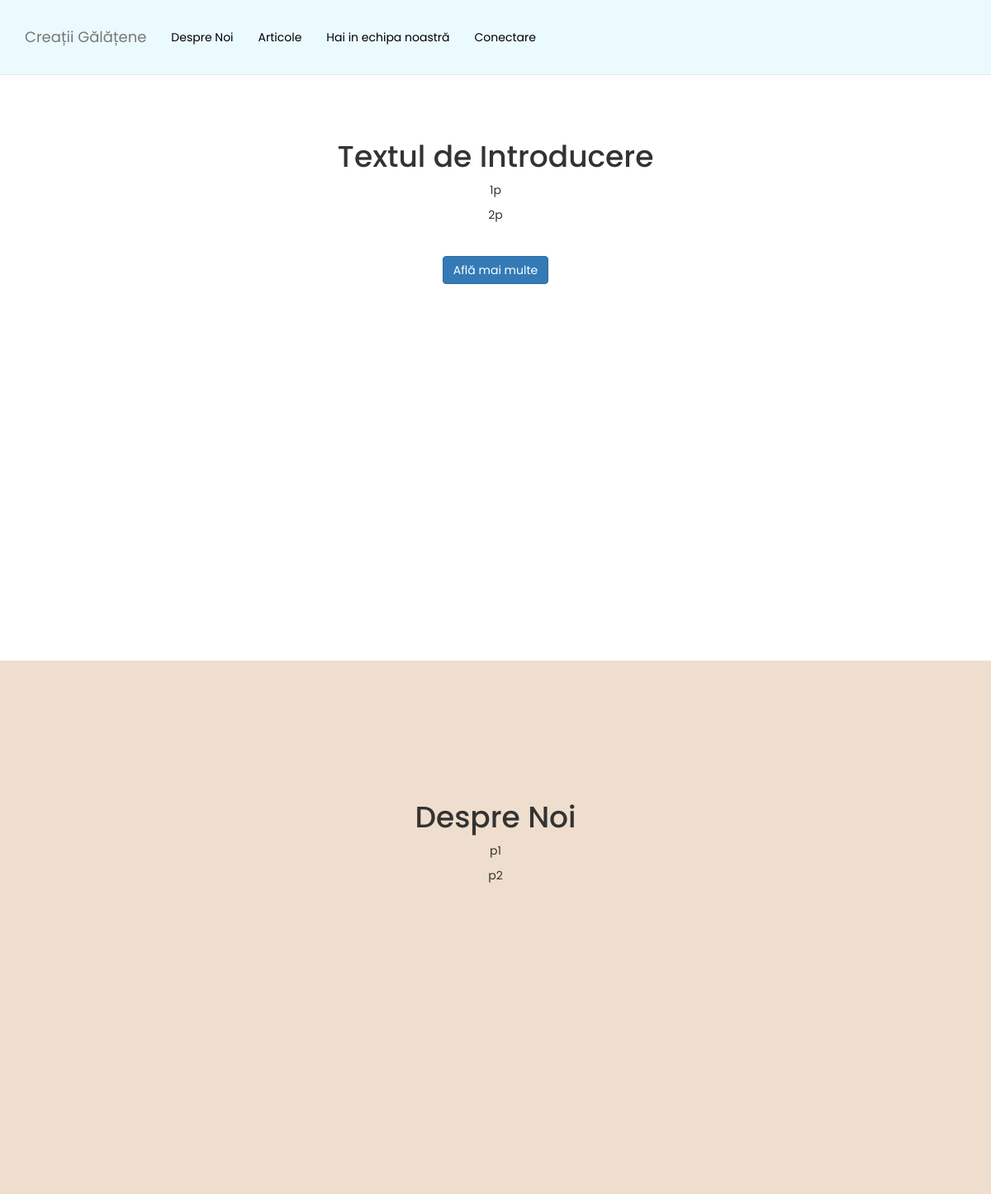
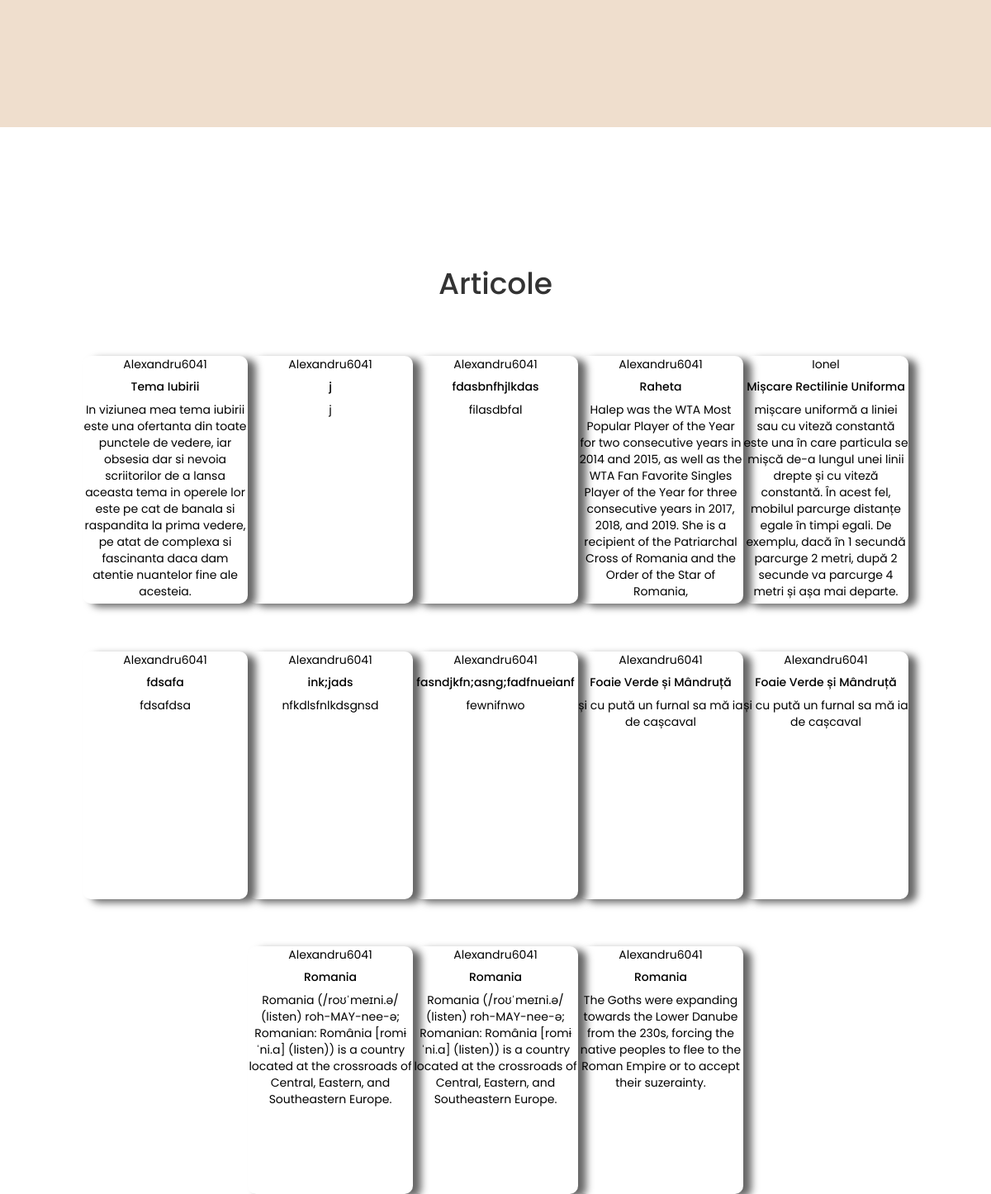
The page /Acasa on the database its author committed (2 pictures, top to bottom).
### tables this page shows
CREATE TABLE Articles(
        Author VARCHAR(100) NOT NULL,
        Title VARCHAR(100) NOT NULL,
        Description VARCHAR(500) NOT NULL, 
        Context VARCHAR(1000000) NOT NULL,
        Function VARCHAR(100) NOT NULL,
        Email VARCHAR(100) NOT NULL,
        Id INT,
        Likes INT
    );

### app.py (the view, shortened to what this page needs)
@app.route('/')
@app.route('/Acasa', methods=["GET", "POST"])
def Acasa():
    email_user = None
    username = None
    logged_in = False
    data_articles = ''
    username_encrypted = None
    username_encrypt = ''
    password_encrypted = None
    password_encrypt = ''
    i = 1
    try:
        sqliteConnection = sqlite3.connect('main.db')
        cursor = sqliteConnection.cursor()
    except sqlite3.Error as e:
        email_me_error(e)
    page_url = request.url
    cursor.execute("SELECT * FROM Articles")
    sqliteConnection.commit()
    data_articles = cursor.fetchall()
    return render_template("index.html", username=username, logged_in=logged_in, username_encrypted=username_encrypt, password_encrypted=password_encrypt, articles = data_articles, i = i)

### templates/index.html (shortened to what this page needs)
<!doctype html>
<html lang="en" class="no-js">
<head>
    <link href="{{ url_for('static', filename='styles/css/bootstrap.min.css') }}" rel="stylesheet">
    <link href="{{ url_for('static', filename='styles/css/sticky-menu.css') }}" rel="stylesheet">
    <link href="{{ url_for('static', filename='styles/css/card.css') }}" rel="stylesheet">
</head>
<body id="page-top" data-spy="scroll" data-target=".navbar-fixed-top">
    <nav class="navbar navbar-default navbar-fixed-top" role="navigation">
        <div class="container">
            <div class="navbar-header page-scroll">
                <a class="navbar-brand page-scroll" href="#page-top">Creații Gălățene</a>
            </div>
            <div class="collapse navbar-collapse navbar-ex1-collapse">
                <ul class="nav navbar-nav">
                    <li>
                        <a class="page-scroll" href="#about">Despre Noi</a>
                    </li>
                    <li>
                        <a class="page-scroll" href="#whatwedo">Articole</a>
                    </li>
                    {% if not logged_in %}
                    <li>
                        <a class="page-scroll" href="/SignUp">Hai in echipa noastră</a>
                    </li>
                    <li>
                        <a class="page-scroll" href="/LogIn">Conectare</a>
                    </li>
                    {% endif %}
                </ul>
            </div>
        </div>
    </nav>
    <section id="welcome" class="welcome-section">
        <div class="container">
            <div class="row">
                <div class="col-lg-12">
                    <h1>Textul de Introducere</h1>
                    <p>1p</p>
					<p>2p</p>
					<p>&nbsp;</p>
                    <a class="btn btn-primary page-scroll" href="#about">Află mai multe</a>
                </div>
            </div>
        </div>
    </section>
    <section id="about" class="about-section">
        <div class="container">
            <div class="row">
                <div class="col-lg-12">
                    <h1>Despre Noi</h1>
                    <p>p1</p>
                    <p>p2</p>
                </div>
            </div>
        </div>
    </section>
    <section id="whatwedo" class="whatwedo-section">
        <div class="container">
            <div class="row">
                <div class="col-lg-12">
                    <h1>Articole</h1>
                </div>
                <table>
                    {% for row in articles %}
                    <td>
                        {%if not logged_in%}
                            <a class = "card-link" href="/ArticleRead?username=NULL&id={{ row[6] }}">
                        {%endif%}
                            <div class = "card">
                                <figure>
                                    {{row[0]}}
                                </figure>
                                <div class = "card-body">
                                    <h5 class = "card-title">
                                        {{row[1]}}
                                    </h5>
                                    <p class = "card-text">
                                        {{row[2]}}
                                    </p>
                                </div>
                            </div>
                        </a>
                        </td>
                    {% endfor %}
                    </table>
            </div>
     </div>
    </section>
    <div class = "block">
    </div>
</body>
</html>

### static/styles/css/sticky-menu.css (style rules this page uses)
body { width: 100%; height: 100%; }
html { width: 100%; height: 100%; }
@media (min-width:767px) { .navbar { padding: 20px 0; -webkit-transition: background .5s ease-in-out,padding .5s ease-in-out; -moz-transition: background .5s ease-in-out,padding .5s ease-in-out; transition: background .5s ease-in-out,padding .5s ease-in-out; } }
.welcome-section { height: 100%; padding-top: 150px; text-align: center; background: #fff; }
* { margin: 0; padding: 0; box-sizing: border-box; font-family: 'Poppins', sans-serif; }
.about-section { height: 100%; padding-top: 150px; text-align: center; background: #EFDECD; }
.whatwedo-section { height: 100%; padding-top: 150px; text-align: center; background: #fff; }
.row { margin: 0 -5px; }
.block { padding-bottom:30%; }
.navbar-default { background-color: #EBFAFF; border-color: #e7e7e7; }
.card-link { text-decoration: none; cursor:auto; color:black; }
.navbar-default .navbar-nav > li > a { color: #000; }

### static/styles/css/card.css (style rules this page uses)
.card { width: 20rem; border-radius: 10px; border: none; box-shadow: 10px 4px 10px rgba(0, 0, 0, 0.6); height:30rem; transition:0.3s; }
td { display:inline-block; margin-top:5%; }
table { max-width: 100%; table-layout: fixed; }

### rows shown on the page
Articles: Author "Alexandru6041", Title "Tema Iubirii", Description "In viziunea mea tema iubirii este una ofertanta din toate punctele de vedere, iar obsesia dar si nevoia scriitorilor de a lansa aceasta tema in operele lor este pe cat de banala si raspandita la prima vedere, pe atat de complexa si fascinanta daca dam atentie nuantelor fine ale acesteia."
Articles: Author "Alexandru6041", Title "j", Description "j"
Articles: Author "Alexandru6041", Title "fdasbnfhjlkdas", Description "filasdbfal"
Articles: Author "Alexandru6041", Title "Raheta", Description "Halep was the WTA Most Popular Player of the Year for two consecutive years in 2014 and 2015, as well as the WTA Fan Favorite Singles Player of the Year for three consecutive years in 2017, 2018, and 2019. She is a recipient of the Patriarchal Cross of Romania and the Order of the Star of Romania,"
Articles: Author "Ionel", Title "Mișcare Rectilinie Uniforma", Description "mișcare uniformă a liniei sau cu viteză constantă este una în care particula se mișcă de-a lungul unei linii drepte și cu viteză constantă. În acest fel, mobilul parcurge distanțe egale în timpi egali. De exemplu, dacă în 1 secundă parcurge 2 metri, după 2 secunde va parcurge 4 metri și așa mai departe."
Articles: Author "Alexandru6041", Title "fdsafa", Description "fdsafdsa"
Articles: Author "Alexandru6041", Title "ink;jads", Description "nfkdlsfnlkdsgnsd"
Articles: Author "Alexandru6041", Title "fasndjkfn;asng;fadfnueianf", Description "fewnifnwo"
Articles: Author "Alexandru6041", Title "Foaie Verde și Mândruță", Description "și cu pută un furnal sa mă ia de cașcaval"
Articles: Author "Alexandru6041", Title "Foaie Verde și Mândruță", Description "și cu pută un furnal sa mă ia de cașcaval"
Articles: Author "Alexandru6041", Title "Romania", Description "Romania (/roʊˈmeɪni.ə/ (listen) roh-MAY-nee-ə; Romanian: România [romɨˈni.a] (listen)) is a country located at the crossroads of Central, Eastern, and Southeastern Europe."
Articles: Author "Alexandru6041", Title "Romania", Description "Romania (/roʊˈmeɪni.ə/ (listen) roh-MAY-nee-ə; Romanian: România [romɨˈni.a] (listen)) is a country located at the crossroads of Central, Eastern, and Southeastern Europe."
Articles: Author "Alexandru6041", Title "Romania", Description "The Goths were expanding towards the Lower Danube from the 230s, forcing the native peoples to flee to the Roman Empire or to accept their suzerainty."
